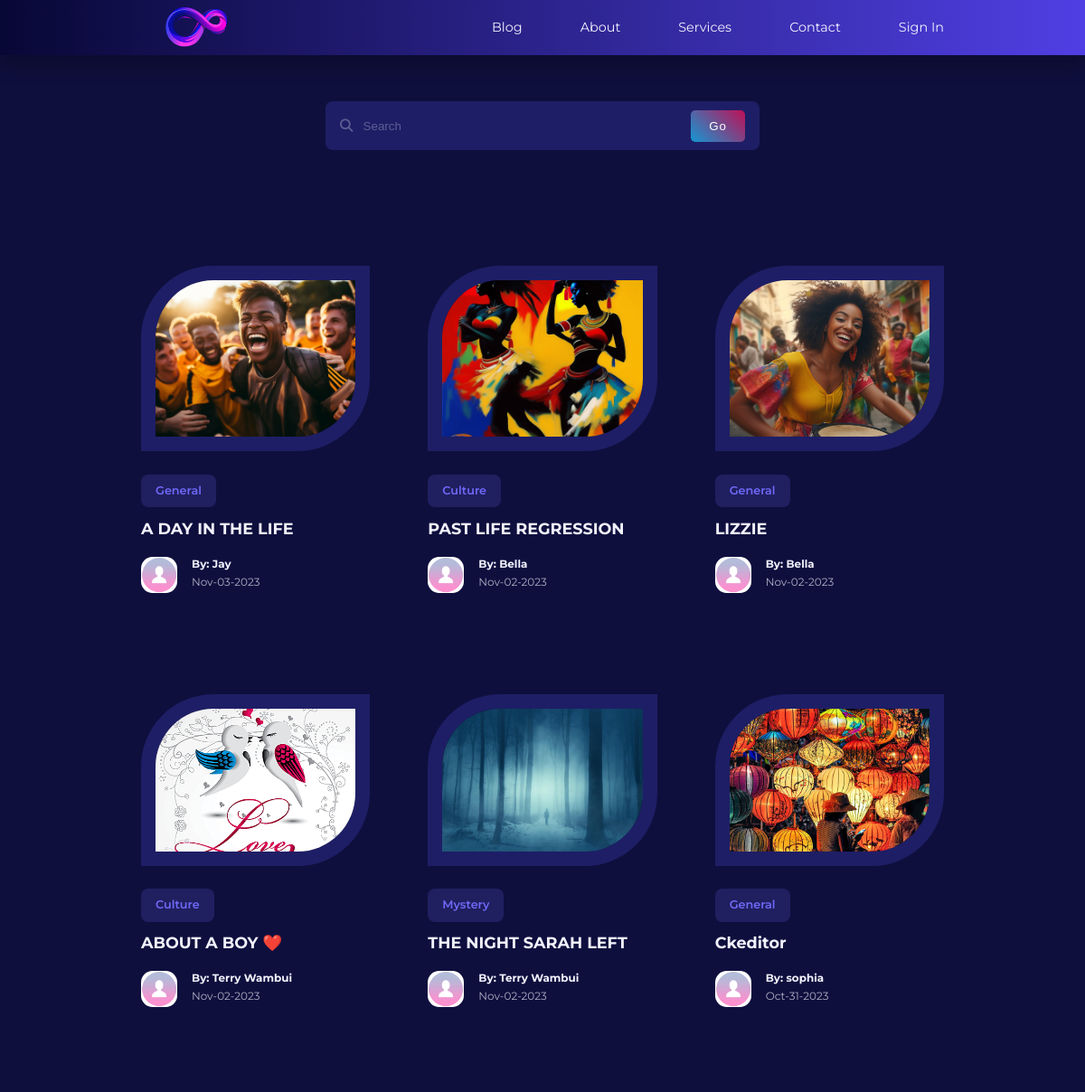
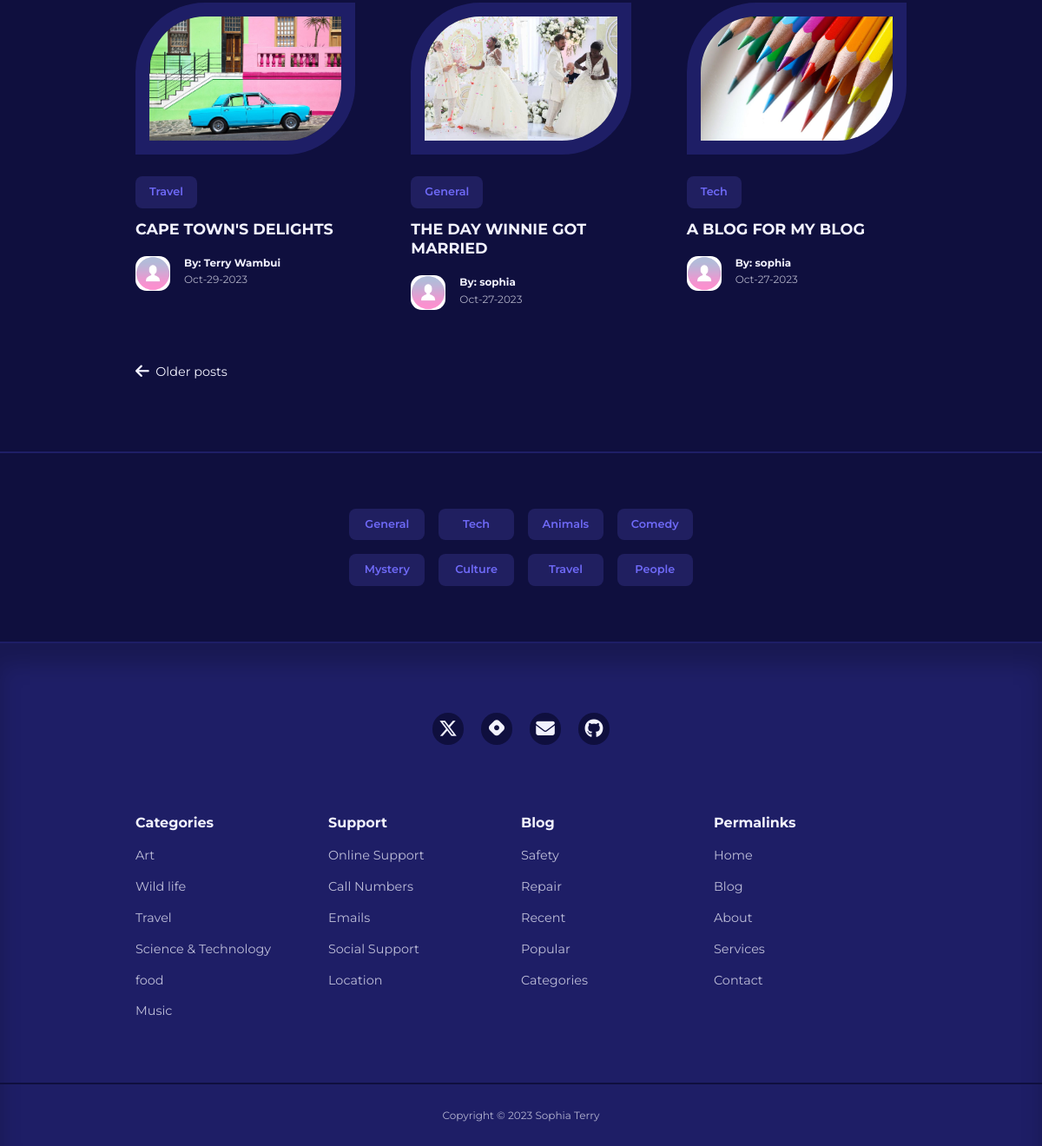
Page /blog on the committed database (2 pictures, top to bottom).
### app/models.py (models this page shows, shortened)
class Post(db.Model):
    id = db.Column(db.Integer, primary_key=True)
    title = db.Column(db.String(120))
    content = db.Column(db.Text)
    image = db.Column(db.String(120), nullable=True)
    timestamp = db.Column(db.DateTime, index=True, default=datetime.utcnow)
    user_id = db.Column(db.Integer, db.ForeignKey('user.id', name='fk_user_id'))
    category_id = db.Column(db.Integer, db.ForeignKey('category.id', name='fk_category_id'))
    category = db.relationship('Category', backref=db.backref('posts', lazy=True))

class Category(db.Model):
    id = db.Column(db.Integer, primary_key=True)
    name = db.Column(db.String(20), unique=True, nullable=False)

class User(UserMixin, db.Model):
    id = db.Column(db.Integer, primary_key=True)
    username = db.Column(db.String(100), index=True, unique=True)
    email = db.Column(db.String(120), index=True, unique=True)
    password_hash = db.Column(db.String(128))
    picture = db.Column(db.String(120), nullable=True)
    posts = db.relationship('Post', backref='author', lazy='dynamic')
    about_me = db.Column(db.String(140))
    last_seen = db.Column(db.DateTime, default=datetime.utcnow)
    followed = db.relationship(
        'User', secondary=followers,
        primaryjoin=(followers.c.follower_id == id),
        secondaryjoin=(followers.c.followed_id == id),
        backref=db.backref('followers', lazy='dynamic'), lazy='dynamic'
    )

### app/routes.py (the view)
@app.route('/blog', methods=['GET', 'POST'])
def blog():
    page = request.args.get('page', 1, type=int)
    posts = Post.query.order_by(Post.timestamp.desc()).paginate(
        page=page, per_page=app.config['POSTS_PER_PAGE'], error_out=False)
    next_url = url_for('blog', page=posts.next_num) \
        if posts.has_next else None
    prev_url = url_for('blog', page=posts.prev_num) \
        if posts.has_prev else None
    authors = [post.author for post in posts]
    return render_template('blog.html', posts=posts.items, authors=authors, title='Blog',
                           next_url=next_url, prev_url=prev_url)

### app/routes.py (called while the page is built)
@app.before_request
def before_request():
    if current_user.is_authenticated:
        current_user.last_seen = datetime.utcnow()
        db.session.commit()

### app/templates/blog.html (shortened to what this page needs)
{% extends "base.html" %}
{% block content %}
 <section class="search__bar">
        <form class="container search__bar-container" action="" method="">
            <div>
                <i class="fa-solid fa-magnifying-glass"></i>
                <input type="search" name="search" id="" placeholder="Search">
            </div>
            <button type="submit" class="btn-gradient">Go</button>
        </form>
    </section>
 <section class="posts">
    <div class="container posts__container">
         {% for post in posts %}
        <article class="post">
            <div class="post__thumbnail">
                {% if post.image %}
                <img src="{{ url_for('static', filename='images/' + post.image) }}" alt="Post Image">
                {% else %}
                <img src="{{ url_for('static', filename='/images/blog18.jpg') }}" alt="Default Image">
                {% endif %}
            </div>
            <div class="post__info">
             <a href="{{ url_for('category', category_name=post.category.name) }}" class="category__button">{{ post.category.name}}</a>
                    <h3 class="post__title"><a href="{{ url_for('single_post', post_id=post.id) }}">{{ post.title }}</a></h3>
                    <div class="post__author">
                        <div class="post__author-avator">
                            {% set author = authors[loop.index0] %}
                            {% if current_user.is_authenticated %}
                            <img src="{{ url_for('static', filename='images/' + author.picture) }}" alt="avatar">
                            {% else %}
                            <img src="{{ url_for('static', filename='/images/default_profile_pc.png') }}" alt="Default Image">
                            {% endif %}
                        </div>
                        <div class="post__author-info">
                            <a href="{{ url_for('user', username=post.author.username) }}">
                            <h5>By: {{post.author.username }}</h5></a>
                            <small>{{ post.timestamp.strftime('%b-%d-%Y') }}</small>
                        </div>
                    </div>
                </div>
        </article>
        {% endfor %}
        {% if next_url %}
            <a class="pagination"  href="{{ next_url }}">&nbsp; Older posts</a>
        {% endif %}
    </div>
</section>
  <section class="category__buttons">
    <div class="container category__buttons-container">
        <a href="{{ url_for('category', category_name='General') }}" class="category__button">General</a>
        <a href="{{ url_for('category', category_name='Tech') }}" class="category__button">Tech</a>
        <a href="{{ url_for('category', category_name='Animals') }}" class="category__button">Animals</a>
        <a href="{{ url_for('category', category_name='Comedy') }}" class="category__button">Comedy</a>
        <a href="{{ url_for('category', category_name='Mystery') }}" class="category__button">Mystery</a>
        <a href="{{ url_for('category', category_name='Culture') }}" class="category__button">Culture</a>
        <a href="{{ url_for('category', category_name='Travel') }}" class="category__button">Travel</a>
        <a href="{{ url_for('category', category_name='People') }}" class="category__button">People</a>
    </div>
</section>
{%endblock %}

### app/templates/base.html (shortened to what this page needs)
<!DOCTYPE html>
<html lang="en">
<head>
    <link rel="stylesheet" href="{{ url_for('static', filename='styles/styles.css')}}">
    <link rel="stylesheet" href="https://unicons.iconscout.com/release/v4.0.8/css/line.css">
</head>
<body>
    {% block navbar %}
    <nav>
        <div class="container nav__container">
            <a href="/index" class="nav__logo"><img src="/static/img/new-echo.png" class="nav-img" alt=""></a>
            <ul class="nav__items">
                <li><a href="{{ url_for('blog') }}">Blog</a></li>
                <li><a href="{{ url_for('index') }}">About</a></li>
                <li><a href="{{ url_for('services') }}">Services</a></li>
                <li><a href="#contact">Contact</a></li>
                {% if current_user.is_anonymous %}
                <li><a href="{{ url_for('signin') }}">Sign In</a></li>
                        {% endif %}
                    </ul>
        </div>
    </nav>
    {% endblock %}
     {% block content %}
    {% endblock %}
    {% block footer %}
    <footer>
        <div id="contact" class="footer__socials">
            <a href="https://twitter.com/Mssophia_" target="_blank">
                </a>
            <a href="https://sophiaintech.hashnode.dev/" target="_blank">
                </a>
            <a href="mailto:sophiaterryyu@gmail.com">
                </a>
            <a href="https://github.com/terryyufei" target="_blank">
                </a>
        </div>
        <div class="container footer__container">
            <article>
                <h4>Categories</h4>
                <ul>
                    <li><a href="">Art</a></li>
                    <li><a href="">Wild life</a></li>
                    <li><a href="">Travel</a></li>
                    <li><a href="">Science & Technology</a></li>
                    <li><a href="">food</a></li>
                    <li><a href="">Music</a></li>
                </ul>
            </article>
            <article>
                <h4>Support</h4>
                <ul>
                    <li><a href="">Online Support</a></li>
                    <li><a href="">Call Numbers</a></li>
                    <li><a href="">Emails</a></li>
                    <li><a href="">Social Support</a></li>
                    <li><a href="">Location</a></li>
                </ul>
            </article>
            <article>
                <h4>Blog</h4>
                <ul>
                    <li><a href="">Safety</a></li>
                    <li><a href="">Repair</a></li>
                    <li><a href="">Recent</a></li>
                    <li><a href="">Popular</a></li>
                    <li><a href="">Categories</a></li>
                </ul>
            </article>
            <article>
                <h4>Permalinks</h4>
                <ul>
                    <li><a href="">Home</a></li>
                    <li><a href="">Blog</a></li>
                    <li><a href="">About</a></li>
                    <li><a href="">Services</a></li>
                    <li><a href="">Contact</a></li>
                </ul>
            </article>
        </div>
        <div class="footer__copyright">
            <small>Copyright &copy; 2023 Sophia Terry</small>
        </div>
    </footer>
    {% endblock %}
</body>
</html>

### rows in the picture
Post: image (picture), category.name "General", title "A DAY IN THE LIFE", author.username "Jay", timestamp "Nov-03-2023"
Post: image (picture), category.name "Culture", title "PAST LIFE REGRESSION", author.username "Bella", timestamp "Nov-02-2023"
Post: image (picture), category.name "General", title "LIZZIE", author.username "Bella", timestamp "Nov-02-2023"
Post: image (picture), category.name "Culture", title "ABOUT A BOY ❤️", author.username "Terry Wambui", timestamp "Nov-02-2023"
Post: image (picture), category.name "Mystery", title "THE NIGHT SARAH LEFT", author.username "Terry Wambui", timestamp "Nov-02-2023"
Post: image (picture), category.name "General", title "Ckeditor", author.username "sophia", timestamp "Oct-31-2023"
Post: image (picture), category.name "Travel", title "CAPE TOWN'S DELIGHTS", author.username "Terry Wambui", timestamp "Oct-29-2023"
Post: image (picture), category.name "General", title "THE DAY WINNIE GOT MARRIED", author.username "sophia", timestamp "Oct-27-2023"
Post: image (picture), category.name "Tech", title "A BLOG FOR MY BLOG", author.username "sophia", timestamp "Oct-27-2023"
